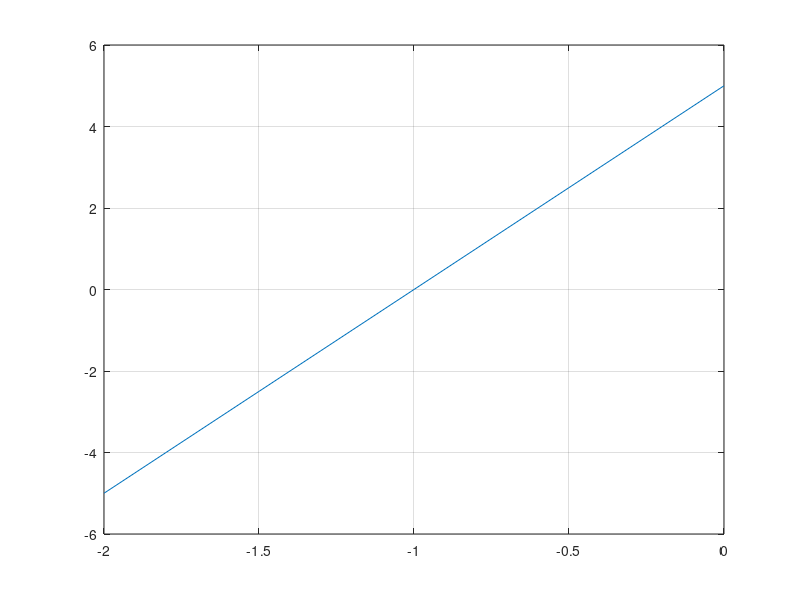

Write MATLAB code to recreate this figure.
disp("ustal a, b: ");
#disp("ustal a, b i c: ");
a = input("a = ");
b = input("b = ");
#c = input("c = ");
r=roots([a b]);
#r=roots([a b c]);
disp("pierwiastki p(x) = a*x + b: ")
#disp("pierwiastki p(x) = a*x^2 + b*x + c: ")
r

p=[a b];
#p=[a b c];
x=[r-1:0.1:r+1];
y=polyval(p,x);

h=figure;
set(h,'visible','off');
plot(x,y), grid on
print(h, "-dpng", "output.png")